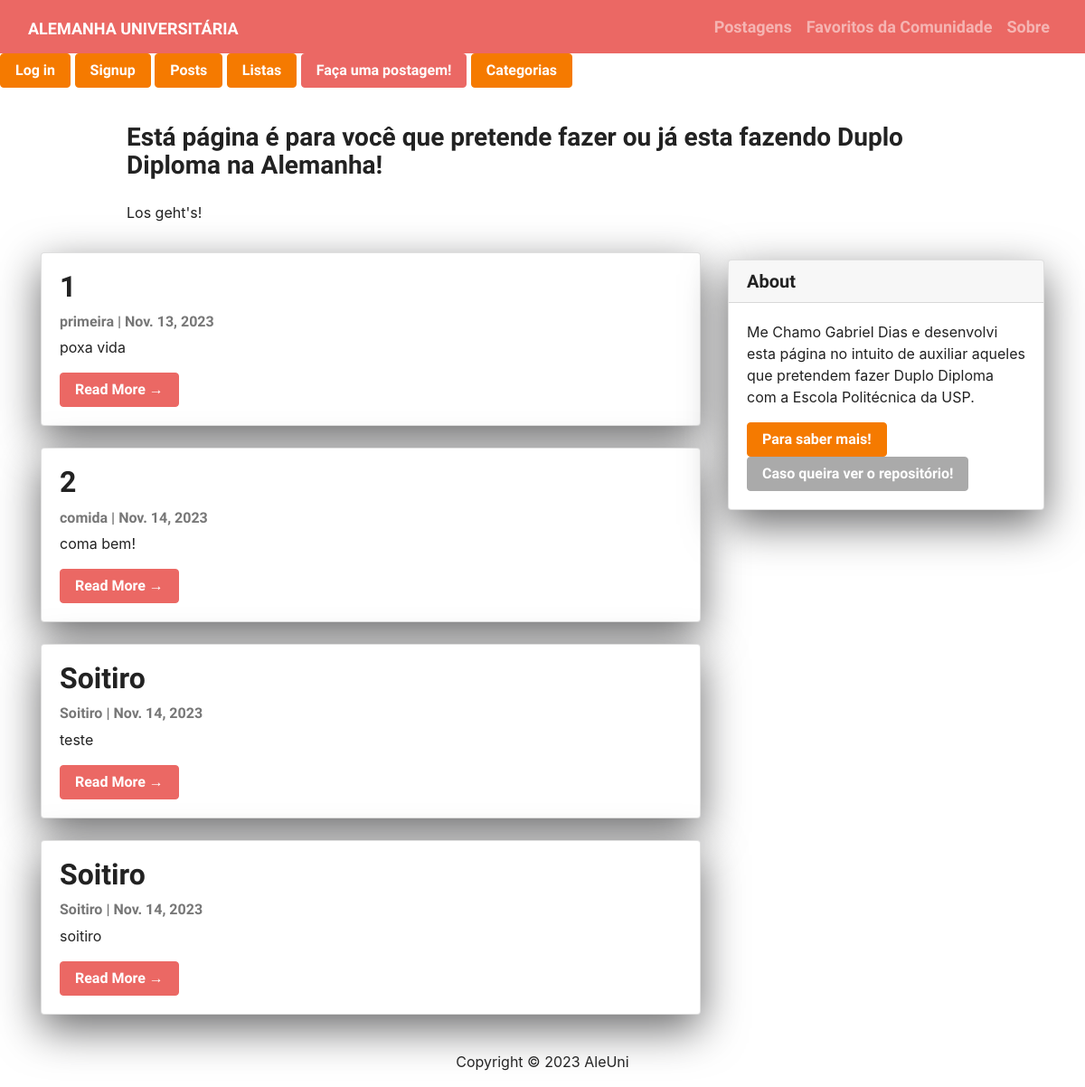
The app's page /, older data.
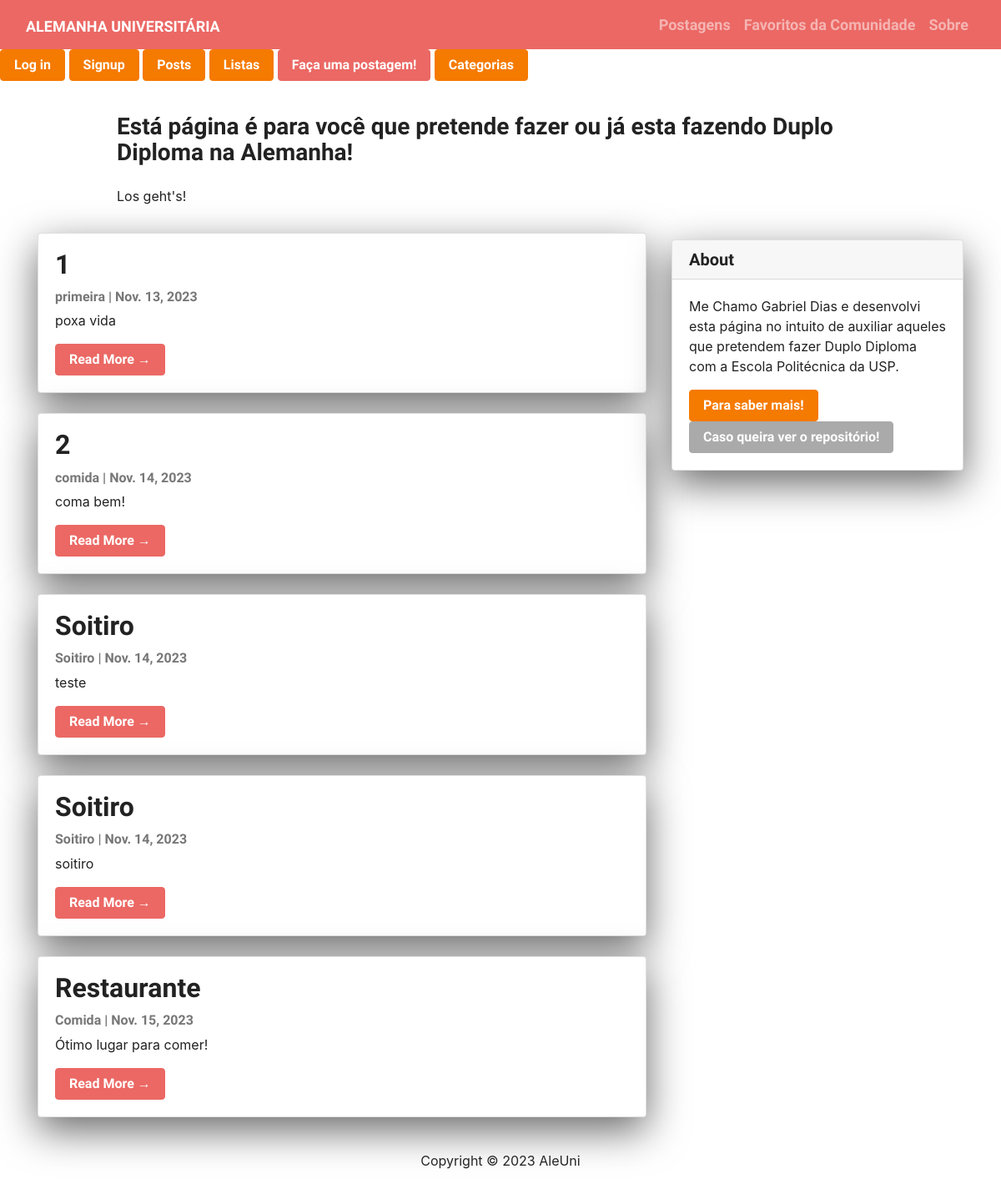
The same page, newer data.
### app/models.py (models this page shows, shortened)
class Post(models.Model):
    name = models.CharField(max_length=255)
    categoria = models.CharField(max_length=255)
    image_url = models.URLField(max_length=200, null=True)
    texto = models.CharField(max_length=3000, null=True)
    data = models.DateField(auto_now_add=True)

### app/views.py (the view)
# urls.py: path('', views.PostListView.as_view(), name='index'),
class PostListView(generic.ListView):
    model = Post
    template_name = 'app/index.html'
    def get_context_data(self, **kwargs):
        context = super().get_context_data(**kwargs)
        if 'last_viewed' in self.request.session:
            context['last_posts'] = []
            for post_id in self.request.session['last_viewed']:
                context['last_posts'].append(
                    get_object_or_404(Post, pk=post_id))
        return context

### app/templates/app/index.html (shortened to what this page needs)
{% extends "base.html" %}
{% block content %}
<header class="masthead">
  <div class="container">
    <div class="row">
      <div class=" col-md-8 col-md-10 mx-auto">
        <div class="site-heading">
          <h3 class=" site-heading my-4 mt-3 text-black"> Está página é para você que pretende fazer ou já esta fazendo Duplo Diploma na Alemanha! </h3>
          <p class="text-dark">Los geht's! </p>
        </div>
      </div>
    </div>
  </div>
</header>
<div class="container">
  <div class="row">
    <div class="col-md-8 mt-3 left">
      {% for post in post_list %}
      <div class="card mb-4">
        <div class="card-body">
          <h2 class="card-title">{{ post.name }}</h2>
          <p class="card-text text-muted h6">{{ post.categoria }} | {{ post.data}} </p>
          <p class="card-text">{{post.texto|slice:":200"}}</p>
          <a href="{% url 'app:detail' post.id  %}" class="btn btn-primary">Read More &rarr;</a>
        </div>
      </div>
      {% endfor %}
    </div>
    {% block sidebar %}
    {% include 'app/sidebar.html' %}
    {% endblock sidebar %}
  </div>
</div>
{%endblock%}

Row changes from the older to the newer data that the page shows:
added Post: name "Restaurante", categoria "Comida", data "Nov. 15, 2023", texto "Ótimo lugar para comer!"
